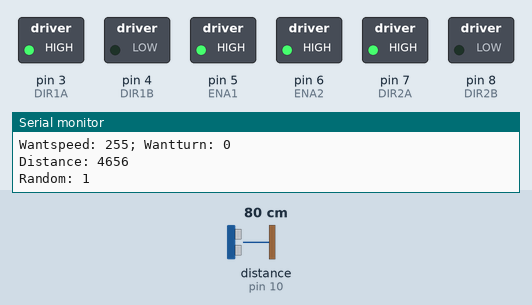
Bench run of a sketch on a simulated Arduino Uno, built with avr-gcc and run on an emulated ATmega328P. Parts: switched loads named in the sketch (green lamp = pin HIGH), the last lines printed to the serial monitor. The inputs (shaded band) are chosen by the test bench; at power-on: distance to the obstacle (sensor on pin 10) 80 cm. The echo pulse lasts 58.3 µs per cm; random numbers use the default seed unless the sketch sets one.

Above: at 1.2 s.
1.3 s: distance to the obstacle (sensor on pin 10) set to 17 cm
2.8 s: distance to the obstacle (sensor on pin 10) set to 14 cm
At 3.8 s:
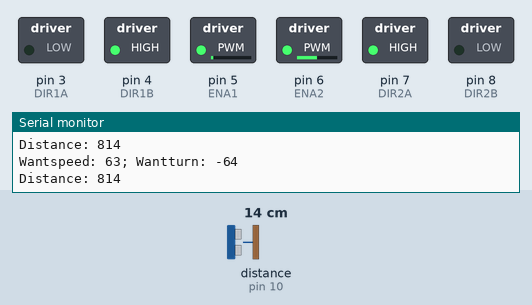
4.5 s: distance to the obstacle (sensor on pin 10) set to 20 cm
At 4.72 s:
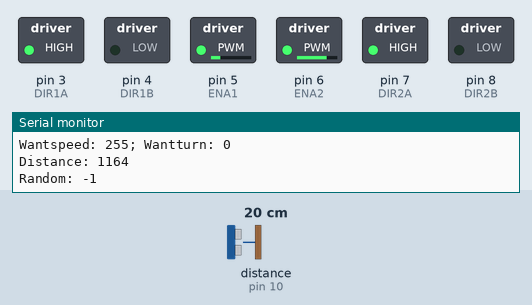
6.6 s: distance to the obstacle (sensor on pin 10) set to 2 cm
At 7.8 s:
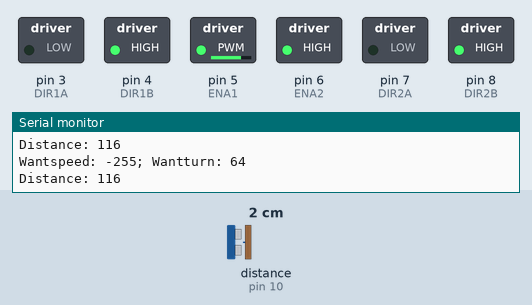
8.4 s: distance to the obstacle (sensor on pin 10) set to 5 cm
At 10.3 s:
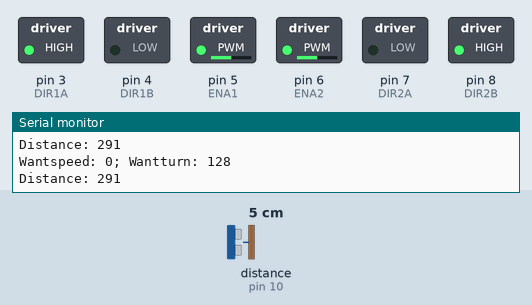
10.7 s: distance to the obstacle (sensor on pin 10) set to 299 cm
At 11.05 s:
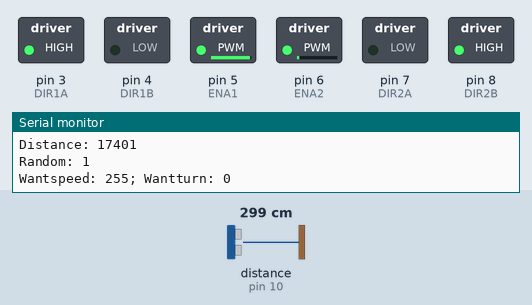
Timing chart, 0 to 13.7 s (numbered marks = the images above; inputs shaded):
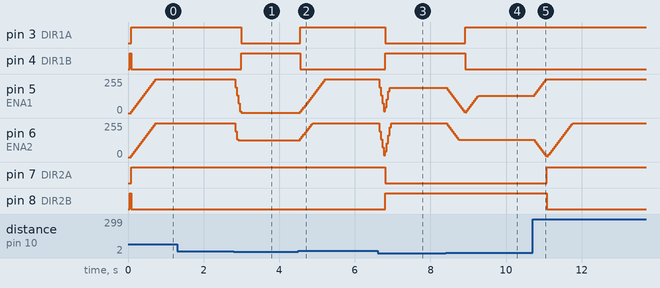

The sketch:

Arducar.ino
```cpp
#include <Ultrasonic.h>
#define LED		13

// Right motor
#define DIR1A		3	// Forward
#define DIR1B		4	// Reverse
#define ENA1		5	// speed

// Left motor
#define DIR2A		7	// Forward
#define DIR2B		8	// Reverse
#define ENA2		6	// Speed

// Sonar
#define PULSE		9	// Send Pulse
#define ECHO		10	// Return echo

#define MAXFWD		255	// Maximum forward speed (each wheel)
#define MAXREV		-255	// Maximum reverse speed (each wheel)
#define FWDACCEL	15	// Forward acceleration
#define REVACCEL	60	// Reversecceleration

#define UPDATE		40	// 25Hz!

int16_t rspeed;			// right speed
int16_t lspeed;			// left speed
int16_t wantspeed;		// wanted speed - average right and left
int16_t wantturn;		// wanted turn - 2X the difference of right and left

// sonar
Ultrasonic hcsr(PULSE, ECHO);

void setup() {
	Serial.begin(115200);

	pinMode(DIR1A, OUTPUT);
	pinMode(DIR1B, OUTPUT);
	pinMode(ENA1,  OUTPUT);
	pinMode(DIR2A, OUTPUT);
	pinMode(DIR2B, OUTPUT);
	pinMode(ENA2,  OUTPUT);
	pinMode(PULSE, OUTPUT);
	pinMode(ECHO,  INPUT);

	randomSeed(analogRead(0));

	Serial.println(F("ArduDCar initialized"));
}

uint32_t speedupdate;
uint32_t sonarupdate;

uint32_t distance;	// actually the timing!

void loop() {
	uint32_t now = millis();

	if((now - speedupdate) >= UPDATE) {
		Serial.print(F("Wantspeed: "));
		Serial.print(wantspeed);
		Serial.print(F("; Wantturn: "));
		Serial.println(wantturn);

		int16_t r = wantspeed + wantturn;
		int16_t l = wantspeed - wantturn;
		rspeed = constrain(r, rspeed-REVACCEL, rspeed+FWDACCEL);
		rspeed = constrain(rspeed, MAXREV, MAXFWD);
		lspeed = constrain(l, lspeed-REVACCEL, lspeed+FWDACCEL);
		lspeed = constrain(lspeed, MAXREV, MAXFWD);

		// Now update motors!
		// Right
		digitalWrite(DIR1A, rspeed>0);
		digitalWrite(DIR1B, rspeed<=0);
		analogWrite(ENA1, abs(rspeed));
		// Left
		digitalWrite(DIR2A, lspeed>0);
		digitalWrite(DIR2B, lspeed<=0);
		analogWrite(ENA2, abs(lspeed));

		distance = hcsr.Timing();
		Serial.print(F("Distance: "));
		Serial.println(distance);

		int8_t t;
		if(wantturn > 0)
			t = 1;
		else if(wantturn < 0)
			t = -1;
		else {
			t = random(2) ? -1 : 1;
			Serial.print(F("Random: "));
			Serial.println(t);
		}

		digitalWrite(LED, distance < 1200);

		if(distance > 1000) {
			wantturn = 0;
			wantspeed = MAXFWD;
 		}
		else if(distance < 200) {
			wantspeed = MAXREV;
			wantturn = t*64;
		}
		else if(distance < 600) {
			wantspeed = 0;
			wantturn = t * 128;
		}
		else if(distance < 900) {
			wantspeed = MAXFWD / 4;
			wantturn = t * 64;
		}

		// delay till next time
		speedupdate = now;
	}
}
```

Measured:
- the behaviour switches between 16 and 15 cm on distance to the obstacle (sensor on pin 10) (found by bisection; images 0 and 1)
- the behaviour switches between 17 and 18 cm on distance to the obstacle (sensor on pin 10) (found by bisection; images 1 and 2)
- the behaviour switches between 3 and 4 cm on distance to the obstacle (sensor on pin 10) (found by bisection; images 3 and 4)
- after the input at 2.8 s, pin 3 (DIR1A): HIGH → LOW after 0.20 s; pin 4 (DIR1B): LOW → HIGH after 0.20 s; pin 5 (ENA1): 255/255 → 1/255 at once; pin 6 (ENA2): 255/255 → 127/255 at once
- after the input at 4.5 s, pin 3 (DIR1A): LOW → HIGH after 0.06 s; pin 4 (DIR1B): HIGH → LOW after 0.06 s; pin 5 (ENA1): moves from 1/255 to 255/255 over 0.68 s, starting after 0.06 s; pin 6 (ENA2): moves from 127/255 to 255/255 over 0.32 s, starting after 0.06 s
- after the input at 6.6 s, pin 3 (DIR1A), pin 7 (DIR2A): HIGH → LOW after 0.20 s; pin 4 (DIR1B), pin 8 (DIR2B): LOW → HIGH after 0.20 s; pin 5 (ENA1): 255/255 → 191/255 at once
- after the input at 8.4 s, pin 3 (DIR1A): LOW → HIGH after 0.52 s; pin 4 (DIR1B): HIGH → LOW after 0.52 s; pin 6 (ENA2): moves from 255/255 to 128/255 over 0.32 s, starting at once
- after the input at 10.7 s, pin 5 (ENA1): moves from 128/255 to 255/255 over 0.32 s, starting after 0.06 s; pin 7 (DIR2A): LOW → HIGH after 0.38 s; pin 8 (DIR2B): HIGH → LOW after 0.38 s
